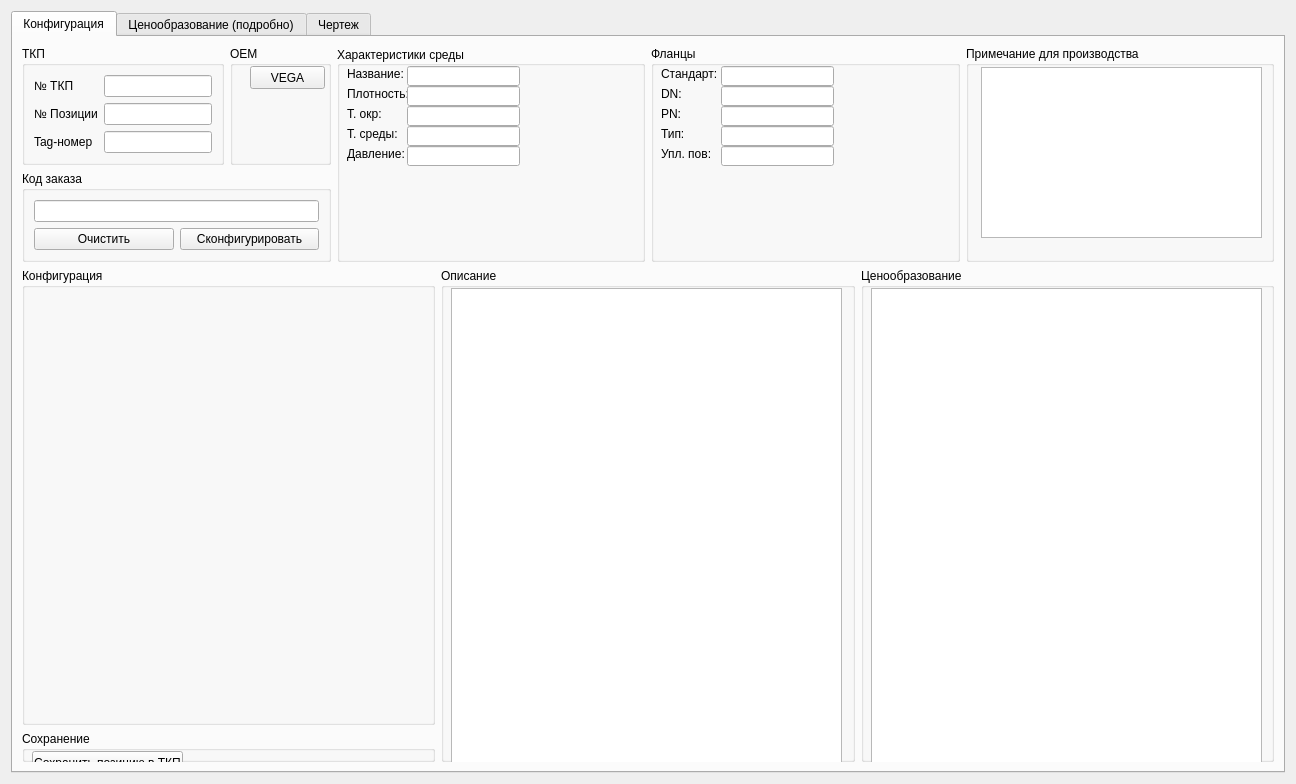
<?xml version="1.0" encoding="UTF-8"?>
<ui version="4.0">
 <class>NotFigurator</class>
 <widget class="QWidget" name="NotFigurator">
  <property name="geometry">
   <rect>
    <x>0</x>
    <y>0</y>
    <width>1296</width>
    <height>784</height>
   </rect>
  </property>
  <property name="windowTitle">
   <string>NotFigurator</string>
  </property>
  <layout class="QVBoxLayout" name="verticalLayout">
   <item>
    <widget class="QTabWidget" name="tabWidget">
     <property name="currentIndex">
      <number>0</number>
     </property>
     <widget class="QWidget" name="tab">
      <attribute name="title">
       <string>Конфигурация</string>
      </attribute>
      <layout class="QVBoxLayout" name="verticalLayout_10">
       <item>
        <layout class="QHBoxLayout" name="horizontalLayout_5">
         <item>
          <layout class="QVBoxLayout" name="verticalLayout_8">
           <item>
            <layout class="QHBoxLayout" name="horizontalLayout_4">
             <item>
              <widget class="QGroupBox" name="groupBox_2">
               <property name="title">
                <string>ТКП</string>
               </property>
               <layout class="QFormLayout" name="formLayout">
                <item row="0" column="0">
                 <widget class="QLabel" name="label_10">
                  <property name="text">
                   <string>№ ТКП</string>
                  </property>
                 </widget>
                </item>
                <item row="0" column="1">
                 <widget class="QLineEdit" name="lineEdit_2">
                  <property name="alignment">
                   <set>Qt::AlignRight|Qt::AlignTrailing|Qt::AlignVCenter</set>
                  </property>
                 </widget>
                </item>
                <item row="1" column="0">
                 <widget class="QLabel" name="label_11">
                  <property name="text">
                   <string>№ Позиции</string>
                  </property>
                 </widget>
                </item>
                <item row="1" column="1">
                 <widget class="QLineEdit" name="lineEdit_3">
                  <property name="alignment">
                   <set>Qt::AlignRight|Qt::AlignTrailing|Qt::AlignVCenter</set>
                  </property>
                 </widget>
                </item>
                <item row="2" column="0">
                 <widget class="QLabel" name="label_12">
                  <property name="text">
                   <string>Tag-номер</string>
                  </property>
                 </widget>
                </item>
                <item row="2" column="1">
                 <widget class="QLineEdit" name="lineEdit_4">
                  <property name="alignment">
                   <set>Qt::AlignRight|Qt::AlignTrailing|Qt::AlignVCenter</set>
                  </property>
                 </widget>
                </item>
               </layout>
              </widget>
             </item>
             <item>
              <widget class="QGroupBox" name="groupBox_10">
               <property name="sizePolicy">
                <sizepolicy hsizetype="Expanding" vsizetype="Preferred">
                 <horstretch>0</horstretch>
                 <verstretch>0</verstretch>
                </sizepolicy>
               </property>
               <property name="title">
                <string>OEM</string>
               </property>
               <widget class="QPushButton" name="pushButton_6">
                <property name="geometry">
                 <rect>
                  <x>20</x>
                  <y>20</y>
                  <width>75</width>
                  <height>23</height>
                 </rect>
                </property>
                <property name="text">
                 <string>VEGA</string>
                </property>
               </widget>
              </widget>
             </item>
            </layout>
           </item>
           <item>
            <widget class="QGroupBox" name="groupBox_3">
             <property name="sizePolicy">
              <sizepolicy hsizetype="Expanding" vsizetype="Preferred">
               <horstretch>0</horstretch>
               <verstretch>0</verstretch>
              </sizepolicy>
             </property>
             <property name="title">
              <string>Код заказа</string>
             </property>
             <layout class="QVBoxLayout" name="verticalLayout_7">
              <item>
               <widget class="QLineEdit" name="lineEdit">
                <property name="alignment">
                 <set>Qt::AlignRight|Qt::AlignTrailing|Qt::AlignVCenter</set>
                </property>
               </widget>
              </item>
              <item>
               <layout class="QHBoxLayout" name="horizontalLayout_3">
                <item>
                 <widget class="QPushButton" name="pushButton_2">
                  <property name="text">
                   <string>Очистить</string>
                  </property>
                  <property name="checkable">
                   <bool>true</bool>
                  </property>
                  <property name="autoDefault">
                   <bool>false</bool>
                  </property>
                  <property name="default">
                   <bool>false</bool>
                  </property>
                  <property name="flat">
                   <bool>false</bool>
                  </property>
                 </widget>
                </item>
                <item>
                 <widget class="QPushButton" name="pushButton">
                  <property name="text">
                   <string>Сконфигурировать</string>
                  </property>
                 </widget>
                </item>
               </layout>
              </item>
             </layout>
            </widget>
           </item>
          </layout>
         </item>
         <item>
          <widget class="QGroupBox" name="groupBox_7">
           <property name="sizePolicy">
            <sizepolicy hsizetype="Expanding" vsizetype="Preferred">
             <horstretch>0</horstretch>
             <verstretch>0</verstretch>
            </sizepolicy>
           </property>
           <property name="title">
            <string>Характеристики среды</string>
           </property>
           <property name="alignment">
            <set>Qt::AlignLeading|Qt::AlignLeft|Qt::AlignVCenter</set>
           </property>
           <widget class="QLabel" name="label_13">
            <property name="geometry">
             <rect>
              <x>10</x>
              <y>20</y>
              <width>61</width>
              <height>16</height>
             </rect>
            </property>
            <property name="text">
             <string>Название:</string>
            </property>
           </widget>
           <widget class="QLineEdit" name="lineEdit_5">
            <property name="geometry">
             <rect>
              <x>70</x>
              <y>20</y>
              <width>113</width>
              <height>20</height>
             </rect>
            </property>
           </widget>
           <widget class="QLabel" name="label_14">
            <property name="geometry">
             <rect>
              <x>10</x>
              <y>40</y>
              <width>61</width>
              <height>16</height>
             </rect>
            </property>
            <property name="text">
             <string>Плотность:</string>
            </property>
           </widget>
           <widget class="QLineEdit" name="lineEdit_6">
            <property name="geometry">
             <rect>
              <x>70</x>
              <y>40</y>
              <width>113</width>
              <height>20</height>
             </rect>
            </property>
           </widget>
           <widget class="QLabel" name="label_15">
            <property name="geometry">
             <rect>
              <x>10</x>
              <y>60</y>
              <width>61</width>
              <height>16</height>
             </rect>
            </property>
            <property name="text">
             <string>Т. окр:</string>
            </property>
           </widget>
           <widget class="QLineEdit" name="lineEdit_7">
            <property name="geometry">
             <rect>
              <x>70</x>
              <y>60</y>
              <width>113</width>
              <height>20</height>
             </rect>
            </property>
           </widget>
           <widget class="QLabel" name="label_16">
            <property name="geometry">
             <rect>
              <x>10</x>
              <y>80</y>
              <width>61</width>
              <height>16</height>
             </rect>
            </property>
            <property name="text">
             <string>Т. среды:</string>
            </property>
           </widget>
           <widget class="QLineEdit" name="lineEdit_8">
            <property name="geometry">
             <rect>
              <x>70</x>
              <y>80</y>
              <width>113</width>
              <height>20</height>
             </rect>
            </property>
           </widget>
           <widget class="QLabel" name="label_17">
            <property name="geometry">
             <rect>
              <x>10</x>
              <y>100</y>
              <width>61</width>
              <height>16</height>
             </rect>
            </property>
            <property name="text">
             <string>Давление:</string>
            </property>
           </widget>
           <widget class="QLineEdit" name="lineEdit_9">
            <property name="geometry">
             <rect>
              <x>70</x>
              <y>100</y>
              <width>113</width>
              <height>20</height>
             </rect>
            </property>
           </widget>
          </widget>
         </item>
         <item>
          <widget class="QGroupBox" name="groupBox_8">
           <property name="sizePolicy">
            <sizepolicy hsizetype="Expanding" vsizetype="Preferred">
             <horstretch>0</horstretch>
             <verstretch>0</verstretch>
            </sizepolicy>
           </property>
           <property name="title">
            <string>Фланцы</string>
           </property>
           <widget class="QLabel" name="label_18">
            <property name="geometry">
             <rect>
              <x>10</x>
              <y>20</y>
              <width>61</width>
              <height>16</height>
             </rect>
            </property>
            <property name="text">
             <string>Стандарт:</string>
            </property>
           </widget>
           <widget class="QLineEdit" name="lineEdit_10">
            <property name="geometry">
             <rect>
              <x>70</x>
              <y>40</y>
              <width>113</width>
              <height>20</height>
             </rect>
            </property>
           </widget>
           <widget class="QLineEdit" name="lineEdit_11">
            <property name="geometry">
             <rect>
              <x>70</x>
              <y>80</y>
              <width>113</width>
              <height>20</height>
             </rect>
            </property>
           </widget>
           <widget class="QLabel" name="label_19">
            <property name="geometry">
             <rect>
              <x>10</x>
              <y>60</y>
              <width>61</width>
              <height>16</height>
             </rect>
            </property>
            <property name="text">
             <string>PN:</string>
            </property>
           </widget>
           <widget class="QLabel" name="label_20">
            <property name="geometry">
             <rect>
              <x>10</x>
              <y>100</y>
              <width>61</width>
              <height>16</height>
             </rect>
            </property>
            <property name="text">
             <string>Упл. пов:</string>
            </property>
           </widget>
           <widget class="QLineEdit" name="lineEdit_12">
            <property name="geometry">
             <rect>
              <x>70</x>
              <y>100</y>
              <width>113</width>
              <height>20</height>
             </rect>
            </property>
           </widget>
           <widget class="QLabel" name="label_21">
            <property name="geometry">
             <rect>
              <x>10</x>
              <y>80</y>
              <width>61</width>
              <height>16</height>
             </rect>
            </property>
            <property name="text">
             <string>Тип:</string>
            </property>
           </widget>
           <widget class="QLabel" name="label_22">
            <property name="geometry">
             <rect>
              <x>10</x>
              <y>40</y>
              <width>61</width>
              <height>16</height>
             </rect>
            </property>
            <property name="text">
             <string>DN:</string>
            </property>
           </widget>
           <widget class="QLineEdit" name="lineEdit_13">
            <property name="geometry">
             <rect>
              <x>70</x>
              <y>60</y>
              <width>113</width>
              <height>20</height>
             </rect>
            </property>
           </widget>
           <widget class="QLineEdit" name="lineEdit_14">
            <property name="geometry">
             <rect>
              <x>70</x>
              <y>20</y>
              <width>113</width>
              <height>20</height>
             </rect>
            </property>
           </widget>
          </widget>
         </item>
         <item>
          <widget class="QGroupBox" name="groupBox_9">
           <property name="sizePolicy">
            <sizepolicy hsizetype="Expanding" vsizetype="Preferred">
             <horstretch>0</horstretch>
             <verstretch>0</verstretch>
            </sizepolicy>
           </property>
           <property name="title">
            <string>Примечание для производства</string>
           </property>
           <widget class="QTextEdit" name="textEdit">
            <property name="geometry">
             <rect>
              <x>15</x>
              <y>21</y>
              <width>281</width>
              <height>171</height>
             </rect>
            </property>
            <property name="sizePolicy">
             <sizepolicy hsizetype="Fixed" vsizetype="Fixed">
              <horstretch>0</horstretch>
              <verstretch>0</verstretch>
             </sizepolicy>
            </property>
           </widget>
          </widget>
         </item>
        </layout>
       </item>
       <item>
        <layout class="QHBoxLayout" name="horizontalLayout_8">
         <item>
          <layout class="QVBoxLayout" name="verticalLayout_9">
           <item>
            <widget class="QGroupBox" name="groupBox">
             <property name="sizePolicy">
              <sizepolicy hsizetype="Preferred" vsizetype="Expanding">
               <horstretch>0</horstretch>
               <verstretch>0</verstretch>
              </sizepolicy>
             </property>
             <property name="title">
              <string>Конфигурация</string>
             </property>
            </widget>
           </item>
           <item>
            <widget class="QGroupBox" name="groupBox_4">
             <property name="title">
              <string>Сохранение</string>
             </property>
             <widget class="QPushButton" name="pushButton_4">
              <property name="geometry">
               <rect>
                <x>10</x>
                <y>20</y>
                <width>151</width>
                <height>23</height>
               </rect>
              </property>
              <property name="text">
               <string>Сохранить позицию в ТКП</string>
              </property>
             </widget>
             <widget class="QPushButton" name="pushButton_5">
              <property name="geometry">
               <rect>
                <x>10</x>
                <y>50</y>
                <width>151</width>
                <height>23</height>
               </rect>
              </property>
              <property name="text">
               <string>Экспортировать в Excel</string>
              </property>
             </widget>
            </widget>
           </item>
          </layout>
         </item>
         <item>
          <widget class="QGroupBox" name="groupBox_5">
           <property name="title">
            <string>Описание</string>
           </property>
           <widget class="QTextEdit" name="textEdit_2">
            <property name="geometry">
             <rect>
              <x>10</x>
              <y>20</y>
              <width>391</width>
              <height>481</height>
             </rect>
            </property>
           </widget>
          </widget>
         </item>
         <item>
          <widget class="QGroupBox" name="groupBox_6">
           <property name="title">
            <string>Ценообразование</string>
           </property>
           <widget class="QTableView" name="tableView">
            <property name="geometry">
             <rect>
              <x>10</x>
              <y>20</y>
              <width>391</width>
              <height>481</height>
             </rect>
            </property>
           </widget>
          </widget>
         </item>
        </layout>
       </item>
      </layout>
     </widget>
     <widget class="QWidget" name="tab_2">
      <attribute name="title">
       <string>Ценообразование (подробно)</string>
      </attribute>
     </widget>
     <widget class="QWidget" name="tab_3">
      <attribute name="title">
       <string>Чертеж</string>
      </attribute>
     </widget>
    </widget>
   </item>
  </layout>
 </widget>
 <resources/>
 <connections>
  <connection>
   <sender>pushButton_2</sender>
   <signal>clicked()</signal>
   <receiver>lineEdit</receiver>
   <slot>clear()</slot>
   <hints>
    <hint type="sourcelabel">
     <x>59</x>
     <y>243</y>
    </hint>
    <hint type="destinationlabel">
     <x>177</x>
     <y>211</y>
    </hint>
   </hints>
  </connection>
 </connections>
</ui>
